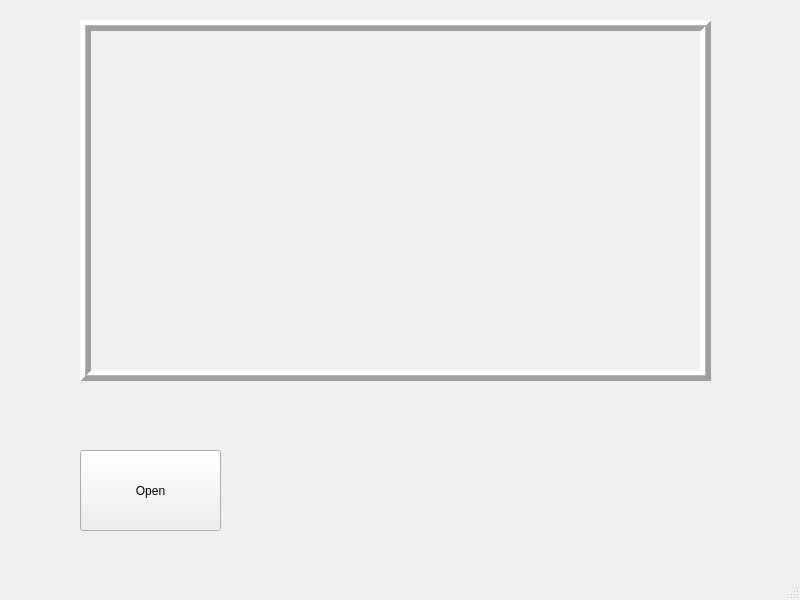
<?xml version="1.0" encoding="UTF-8"?>
<ui version="4.0">
 <class>MainWindow</class>
 <widget class="QMainWindow" name="MainWindow">
  <property name="geometry">
   <rect>
    <x>0</x>
    <y>0</y>
    <width>800</width>
    <height>600</height>
   </rect>
  </property>
  <property name="windowTitle">
   <string>MainWindow</string>
  </property>
  <widget class="QWidget" name="centralwidget">
   <widget class="QLabel" name="cameraDisplay">
    <property name="geometry">
     <rect>
      <x>80</x>
      <y>20</y>
      <width>631</width>
      <height>361</height>
     </rect>
    </property>
    <property name="frameShape">
     <enum>QFrame::Box</enum>
    </property>
    <property name="frameShadow">
     <enum>QFrame::Raised</enum>
    </property>
    <property name="lineWidth">
     <number>5</number>
    </property>
    <property name="midLineWidth">
     <number>1</number>
    </property>
    <property name="text">
     <string/>
    </property>
   </widget>
   <widget class="QPushButton" name="openButton">
    <property name="geometry">
     <rect>
      <x>80</x>
      <y>450</y>
      <width>141</width>
      <height>81</height>
     </rect>
    </property>
    <property name="text">
     <string>Open</string>
    </property>
   </widget>
  </widget>
  <widget class="QMenuBar" name="menubar">
   <property name="geometry">
    <rect>
     <x>0</x>
     <y>0</y>
     <width>800</width>
     <height>22</height>
    </rect>
   </property>
  </widget>
  <widget class="QStatusBar" name="statusbar"/>
 </widget>
 <resources/>
 <connections/>
</ui>
